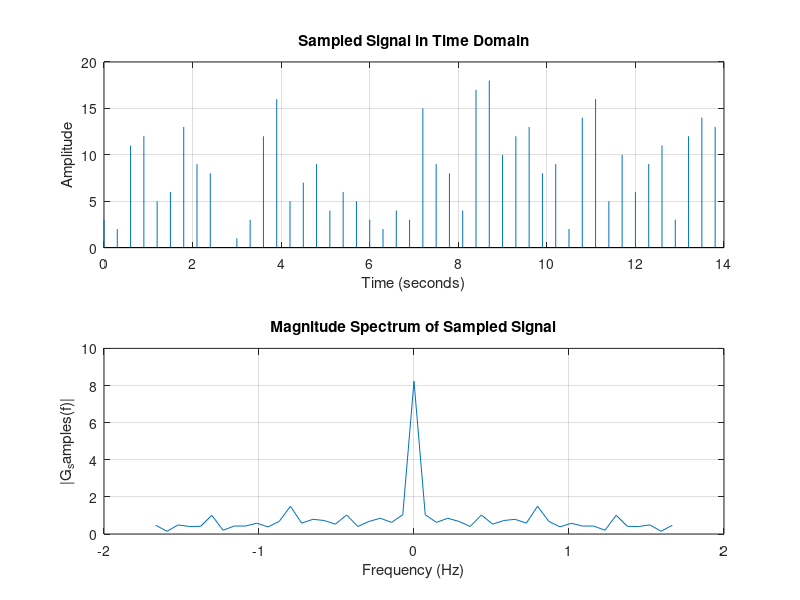

Write MATLAB code to recreate this figure. (Note: this script raises an error after producing the figure.)
% Given values
Fs = 1 / 0.3;  % Sampling frequency in Hertz (1 / sampling interval)

% Your g_samples data
g_samples = [3, 2, 11, 12, 5, 6, 13, 9, 8, 0, 1, 3, 12, 16, 5, 7, 9, 4, 6, 5, 3, 2, 4, 3, 15, 9, 8, 4, 17, 18, 10, 12, 13, 8, 9, 2, 14, 16, 5, 10, 6, 9, 11, 3, 12, 14, 13];

% Calculate the Fourier transform of g_samples
N = length(g_samples);
frequencies = linspace(-Fs/2, Fs/2, N);
G_samples_f = fftshift(fft(g_samples, N) / N);

% Plot the magnitude spectrum
figure;
subplot(2, 1, 1);
stem(0:0.3:(length(g_samples)-1)*0.3, g_samples, 'Marker', 'none');
title('Sampled Signal in Time Domain');
xlabel('Time (seconds)');
ylabel('Amplitude');
grid on;

subplot(2, 1, 2);
plot(frequencies, abs(G_samples_f));
title('Magnitude Spectrum of Sampled Signal');
xlabel('Frequency (Hz)');
ylabel('|G_samples(f)|');
grid on;

% Adjust the figure layout
subplot(2, 1, 1);
sgtitle('Sampled Signal and its Fourier Transform');

% Display the plot